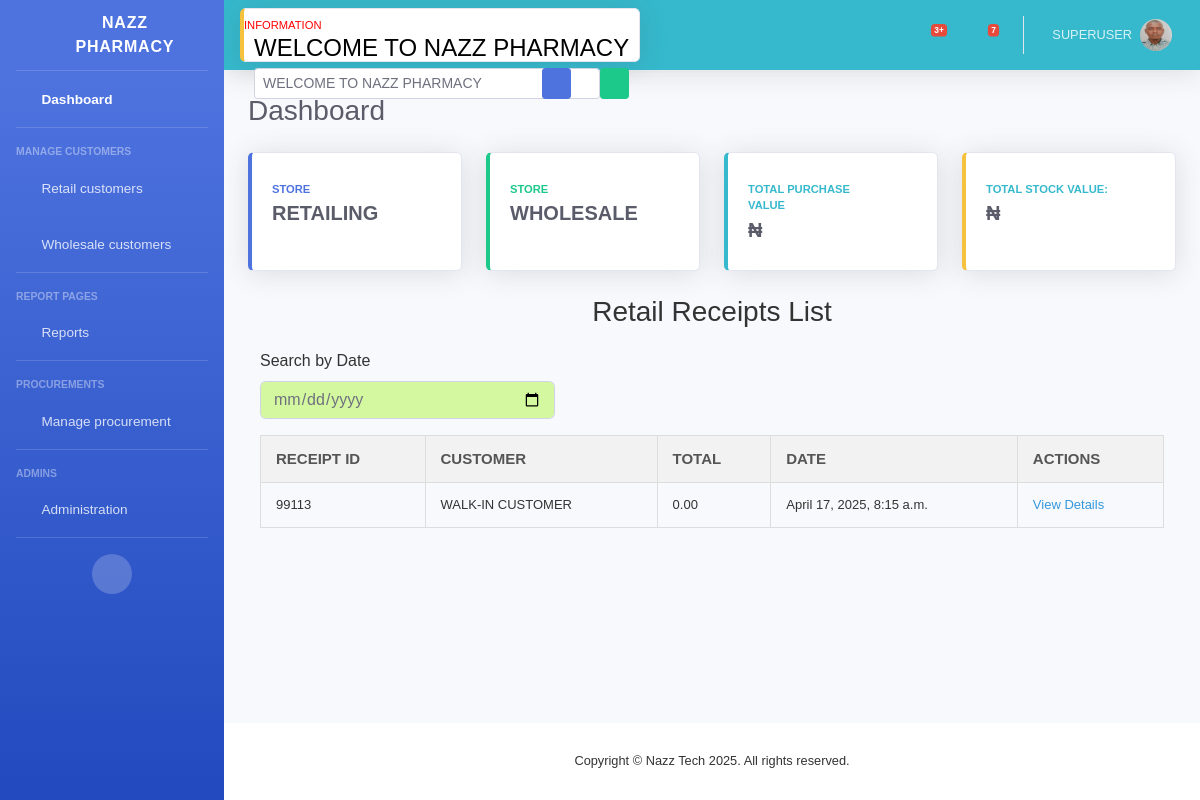
The app's page /receipt_list/ (signed in), older data.
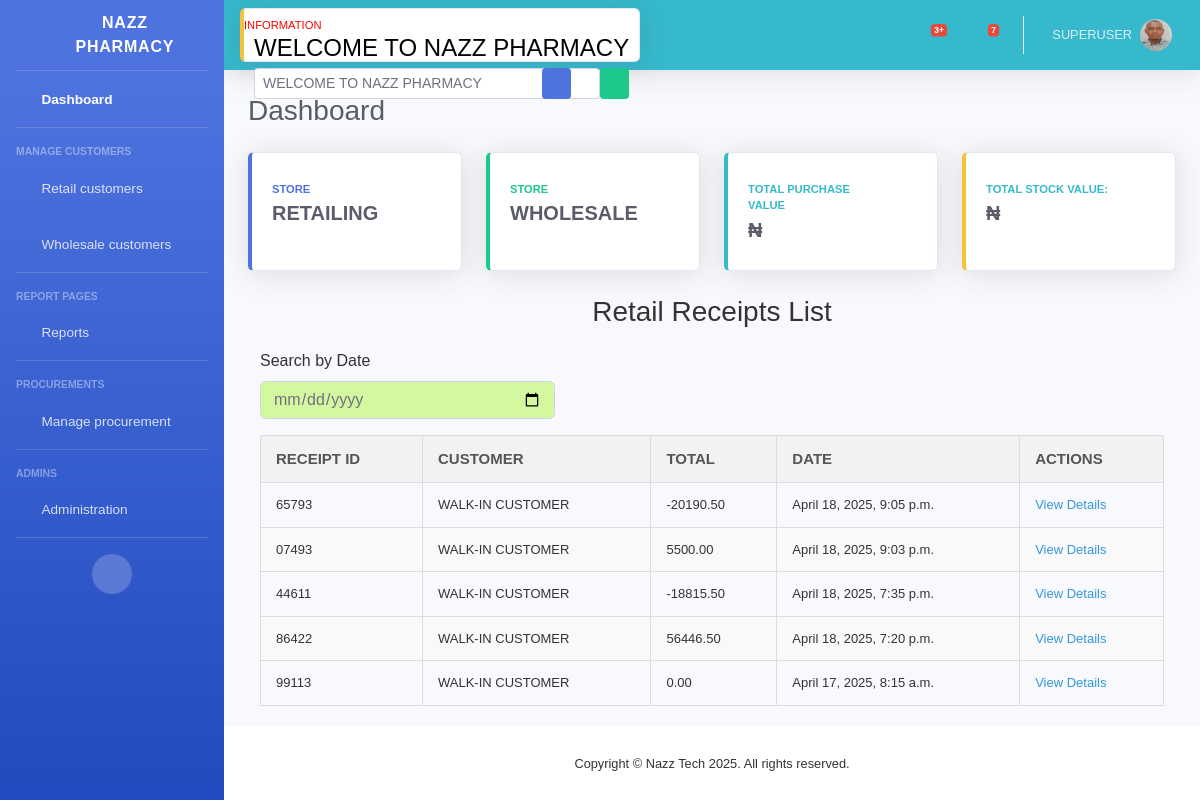
The same page, newer data.
### store/models.py (models this page shows, shortened)
class Receipt(models.Model):
    customer = models.ForeignKey(Customer, on_delete=models.CASCADE, null=True, blank=True)
    sales = models.ForeignKey(Sales, on_delete=models.CASCADE, related_name='receipts', null=True, blank=True)
    buyer_name = models.CharField(max_length=255, blank=True, null=True)
    buyer_address = models.CharField(max_length=255, blank=True, null=True)
    total_amount = models.DecimalField(max_digits=10, decimal_places=2, default=Decimal('0.0'))
    date = models.DateTimeField(default=datetime.now)
    receipt_id = ShortUUIDField(unique=True, length=5, max_length=50, alphabet='1234567890')
    printed = models.BooleanField(default=False)
    payment_method = models.CharField(max_length=20, choices=[
        ('Cash', 'Cash'),
        ('Wallet', 'Wallet'),
        ('Transfer', 'Transfer'),
    ], default='Cash')
    status = models.CharField(max_length=20, choices=[
        ('Paid', 'Paid'),
        ('Unpaid', 'Unpaid'),
    ], default='Unpaid')

### store/views.py (the view)
# urls.py: path('receipt_list/', views.receipt_list, name='receipt_list'),
def receipt_list(request):
    if request.user.is_authenticated:
        receipts = Receipt.objects.all().order_by('-date')  # Order by date, latest first
        return render(request, 'partials/receipt_list.html', {'receipts': receipts})
    else:
        return redirect('store:index')

### store/context_processors.py (called while the page is built)
def marquee_context(request):
    return {
        'marquee_text': cache.get('marquee_text', 'WELCOME TO NAZZ PHARMACY')
    }

### templates/partials/receipt_list.html (shortened to what this page needs)
{% extends "partials/base.html" %}
{% block content %}
<div class="col-12 table-responsive">
    <h2>Retail Receipts List</h2>
    <form method="get" action="" class="mb-3">
        <div class="form-row">
            <div class="col-md-4">
                <label for="date">Search by Date</label>
                <input type="date" name="date" id="date" class="form-control"
                    style="background-color: rgb(212, 248, 159);" hx-get="{% url 'store:search_receipts' %}"
                    hx-target="#sales-data" hx-trigger="change delay:300ms" value="{{ request.GET.date }}">
            </div>
        </div>
    </form>
    <div id="sales-data">
        <table>
            <thead>
                <tr>
                    <th>Receipt ID</th>
                    <th>Customer</th>
                    <th>Total</th>
                    <th>Date</th>
                    <th>Actions</th>
                </tr>
            </thead>
            <tbody>
                {% for receipt in receipts %}
                <tr>
                    <td>{{ receipt.receipt_id }}</td>
                    <td>
                        {% if receipt.customer %}
                        {{ receipt.customer.name|upper }}
                        {% elif receipt.buyer_name %}
                        {{ receipt.buyer_name }}
                        {% else %}
                        WALK-IN CUSTOMER
                        {% endif %}
                    </td>
                    <td>{{ receipt.total_amount }}</td>
                    <td>{{ receipt.date }}</td>
                    <td>
                        <a href="{% url 'store:receipt_detail' receipt.receipt_id %}">View Details</a>
                    </td>
                </tr>
                {% empty %}
                <tr>
                    <td colspan="5" style="text-align: center;">No receipts found for the selected date.</td>
                </tr>
                {% endfor %}
            </tbody>
        </table>
    </div>
</div>
{% endblock %}

Row changes from the older to the newer data that the page shows:
added Receipt: receipt_id "65793", shows "WALK-IN CUSTOMER", total_amount "-20190.50", date "April 18, 2025, 9:05 p.m."
added Receipt: receipt_id "07493", shows "WALK-IN CUSTOMER", total_amount "5500.00", date "April 18, 2025, 9:03 p.m."
added Receipt: receipt_id "44611", shows "WALK-IN CUSTOMER", total_amount "-18815.50", date "April 18, 2025, 7:35 p.m."
added Receipt: receipt_id "86422", shows "WALK-IN CUSTOMER", total_amount "56446.50", date "April 18, 2025, 7:20 p.m."
